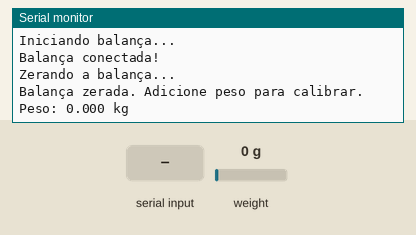
The sketch below on a simulated Arduino Uno, built with avr-gcc and run on an emulated ATmega328P. Shown: the last lines printed to the serial monitor. The inputs (shaded band) are chosen by the test bench; at power-on: weight on the scale 0 g.

Above: at 2.2 s.
2.3 s: "c" received over Serial
At 3.1 s:
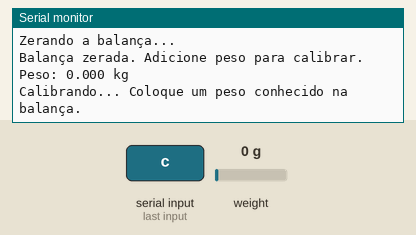
4.0 s: weight on the scale set to 100 g
At 8.9 s:
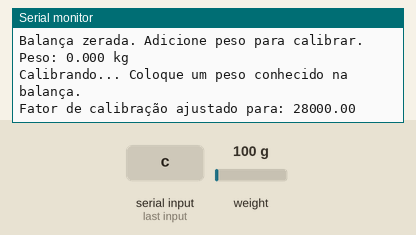
9.0 s: weight on the scale set to 1250 g
At 10.7 s:
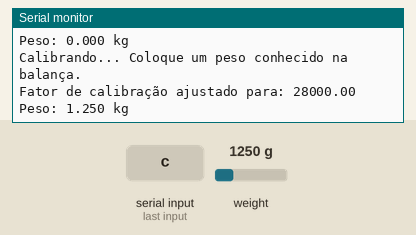

Measured:
- after the input at 2.3 s, the serial monitor: prints a new line after 0.20 s (image 1)
- after the input at 4.0 s, the serial monitor: prints a new line after 4.5 s (image 2)
- after the input at 9.0 s, the serial monitor: prints a new line after 0.51 s (image 3)

The sketch:

sensor_carga_calibracao.ino
```cpp
#include "HX711.h"

// Pinos do HX711 no Arduino
#define DOUT 5  // Pino DT (DOUT) do HX711
#define SCK 6   // Pino SCK (CLK) do HX711

HX711 balanca;

float fatorCalibracao = -18510.00; // Ajuste após a calibração
float peso;                     // Variável para armazenar o peso

void setup() {
  Serial.begin(9600);
  Serial.println("Iniciando balança...");

  // Configura o HX711
  balanca.begin(DOUT, SCK);

  // Testa se a balança está conectada
  if (!balanca.is_ready()) {
    Serial.println("Erro: Balança não conectada!");
    while (1);
  }
  Serial.println("Balança conectada!");

  // Zera a balança
  Serial.println("Zerando a balança...");
  balanca.set_scale(); // Configura sem fator de calibração
  balanca.tare();      // Remove qualquer peso inicial
  Serial.println("Balança zerada. Adicione peso para calibrar.");
}

void loop() {
  // Modo de calibração
  if (Serial.available()) {
    char comando = Serial.read();
    if (comando == 'c') {
      Serial.println("Calibrando... Coloque um peso conhecido na balança.");
      delay(5000); // Dê tempo para adicionar o peso

      // Defina o peso real em kg
      float pesoReal = 1.5; // Exemplo: Coloque 2 kg na balança
      balanca.set_scale();  // Remove fator de calibração temporário
      float leitura = balanca.get_units(10); // Obtém leitura média de 10 amostras
      fatorCalibracao = leitura / pesoReal;  // Calcula fator de calibração
      balanca.set_scale(fatorCalibracao);    // Define novo fator
      Serial.print("Fator de calibração ajustado para: ");
      Serial.println(fatorCalibracao);
    }
  }

  // Leitura do peso
  peso = balanca.get_units(10); // Obtém a média de 10 amostras
  Serial.print("Peso: ");
  Serial.print(peso, 3); // Exibe com 2 casas decimais
  Serial.println(" kg");

  delay(500); // Atualiza a cada meio segundo
}
```
